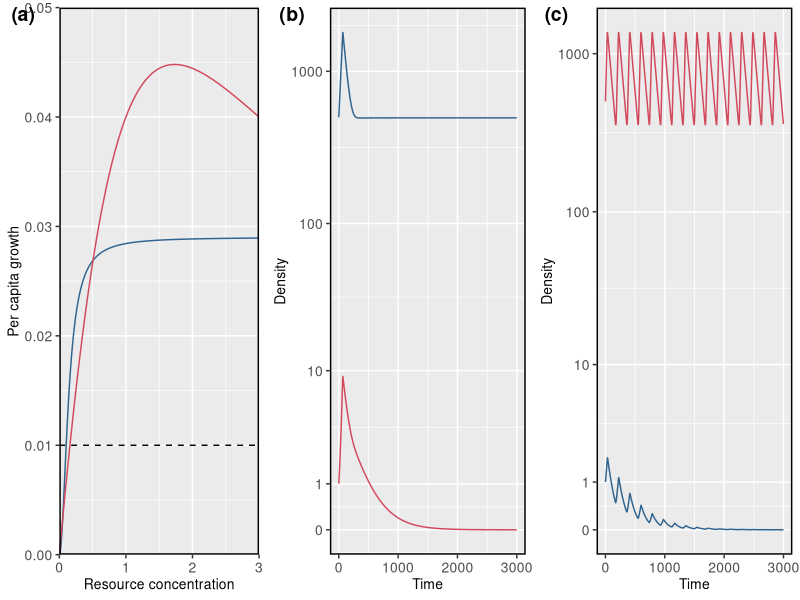

The R script that drew this image:
#################################################################################
#### Coexistence theory and the frequency-dependence of priority effects 
#### Ke & Letten (2018) Nature Ecology & Evolution
#### This R script creates Figure 2 in the main text
#### Positive frequency dependence emerges from endogenously generated resource fluctuations
#################################################################################



######################################
#### Load packages
######################################
library(deSolve)
library(tidyr)
library(ggplot2)
library(cowplot)


mech.chemo.logis = function(Time, State, Pars)
{
  with(as.list(c(State, Pars)),
       {
         dN1 = N1*r1*(R^2)/(k1+R^2) - d1*N1
         dN2 = N2*r2*(R)/(k2+ R+ ((R^2)/ki2)) - d2*N2
         dR =  resR*R*(1-R/resK) - ((N1*(R^2)*r1*Q1)/(k1+R^2)) - Q2*(((N2*r2*R)/((k2)+R+((R^2)/ki2))))
         return(list(c(dN1, dN2, dR)))
       })
}


baseplot.ode = function(out.monod, Cxlim = NULL){
  par(mfrow=c(1,2))
  # Convert pop sizes less than 0.0001 to zero.
  out.monod$N1[out.monod$N1 < 0.01 & out.monod$N1 > 0] = 0
  out.monod$N2[out.monod$N2 < 0.01 & out.monod$N2 > 0] = 0
  matplot(out.monod[,1],(out.monod[,2:3]), log = "y", type="l",xlab="Time",ylab="Consumer abundance (log scale)",col=c("blue","red"),lty=1,las=1,bty='l', xlim = Cxlim)
  matplot(out.monod[,1],(out.monod[,4]),type="l",xlab="Time",ylab="Resource abundance",col=c("green"),lty=1,las=1,bty='l', xlim = Cxlim)
  par(mfrow = c(1,1))
}


## visualise functional responses
holling.sim.type3 = function(x = R, r = r, k = k){
  per.cap = r*(x)^2/((k)+(x)^2)
  return(per.cap)
}

monod.inhib = function(x = R, r = r, k = k, ki=ki){
  per.cap = r*(x)/((k)+(x) + ((x)^2)/ki2)
  return(per.cap)
}


# Set up time steps
time.total = 3000 # real length of simulation
times=round(seq(0.1,time.total,by=0.1),1) # total number of time-steps

### ODE Parameter space 
r1 = 0.029; r2 = 0.2
k1 = 0.02; k2 = 3
Q1 = 0.01; Q2 = 0.01
d1 = d2 = 0.01
ki2 = 1

#res logis
resR = 0.5
resK = 3
S = resK

#######################################
# N1 pfd
monod.ini=c(N1=500, N2=1, R=resK)

# Run the numerical simulations
out.N1wins=as.data.frame(ode(func=mech.chemo.logis,
                            y=monod.ini,
                            parms=NULL,
                            times=times,
                            method = "lsoda", events = NULL))# list(func = multieventfun, time = allevents)))

#baseplot.ode(out.N1wins, Cxlim = NULL) 
# #######################################
# #N2 pfd
monod.ini=c(N1=1, N2=500, R=resK)

# Run the numerical simulations
out.N2wins=as.data.frame(ode(func=mech.chemo.logis,
                             y=monod.ini,
                             parms=NULL,
                             times=times,
                             method = "lsoda", events = NULL))# list(func = multieventfun, time = allevents)))
#baseplot.ode(out.N2wins, Cxlim = NULL) 


# Generate ms fig 2

comp.gg = gather(out.N1wins, state.var, count, -time)
comp.plot.N1wins = ggplot(comp.gg[comp.gg$state.var != "R" & comp.gg$state.var != "E" ,], aes(y = count, x= time)) +
  geom_line(aes(group = state.var, col = state.var)) + scale_y_continuous(breaks=c(0,1,10,100,1000,4000), trans="log1p") +
  scale_color_manual(values = c("#30638e", "#d1495b")) +
  theme(legend.position="none") +
  ylab("Density") + xlab("Time") +
  panel_border(colour = "black") + 
  theme(axis.text = element_text(size = 10),
        axis.title= element_text(size = 10)) 

comp.gg = gather(out.N2wins, state.var, count, -time)
comp.plot.N2wins = ggplot(comp.gg[comp.gg$state.var != "R" & comp.gg$state.var != "E" ,], aes(y = count, x= time)) +
  geom_line(aes(group = state.var, col = state.var)) + scale_y_continuous(breaks=c(0,1,10,100,1000,4000), trans="log1p") +
  scale_color_manual(values = c("#30638e", "#d1495b")) +
  theme(legend.position="none") +
  ylab("Density") + xlab("Time") +
  panel_border(colour = "black") + 
  theme(axis.text = element_text(size = 10),
        axis.title= element_text(size = 10)) 

resource.levels = seq(0,S,by = 0.01) 
resp.blue = holling.sim.type3(x = resource.levels, r = r1, k = k1)
resp.red = monod.inhib(ki = ki2, x = resource.levels, r = r2, k = k2)
monod.mat = data.frame(resource.levels,resp.blue,resp.red)
monod.gg = gather(monod.mat, key = resp, value = count, -resource.levels)

monod.plot1 = ggplot(monod.gg, aes(y = count, x = resource.levels)) +
  geom_line(aes(col = resp)) + 
  scale_color_manual(values = c("#30638e", "#d1495b")) +
  theme(legend.position="none") + 
  xlab("Resource concentration") + ylab("Per capita growth") +
  panel_border(colour = "black") + geom_hline(yintercept = d1, linetype = "dashed") + 
  theme(axis.text = element_text(size = 10),
        axis.title= element_text(size = 10)) + ylim(0,0.05) +
  coord_cartesian(expand = FALSE)

plot_grid(monod.plot1, comp.plot.N1wins,comp.plot.N2wins, labels = c("(a)", "(b)", "(c)"), nrow = 1)
